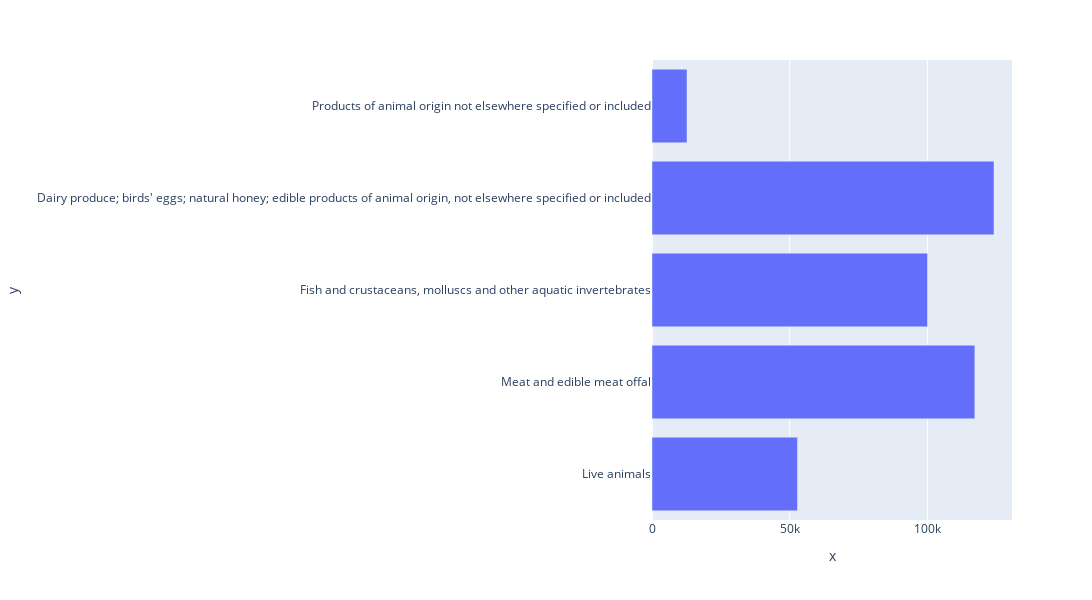

Notebook source saved alongside this figure:
### Code cell
fig_i = px.bar(df_t, x=df_t.Cost_i[:5], y=df_t.Goods[:5])
fig_i.update_layout(
    autosize=False,
    width=1300,
    height=600
)

### Figure 1 — Plotly figure (JSON) as saved in the notebook; plotly's stock layout.template omitted (floating-point values rounded to 4 significant figures)
{"data": [{"alignmentgroup": "True", "hovertemplate": "x=%{x}<br>y=%{y}<extra></extra>", "legendgroup": "", "marker": {"color": "#636efa", "pattern": {"shape": ""}}, "name": "", "offsetgroup": "", "orientation": "h", "showlegend": false, "textposition": "auto", "type": "bar", "x": [52812, 117214, 100036, 124170, 12710], "xaxis": "x", "y": ["Live animals", "Meat and edible meat offal", "Fish and crustaceans, molluscs and other aquatic invertebrates", "Dairy produce; birds' eggs; natural honey; edible products of animal origin, not elsewhere specified or included", "Products of animal origin not elsewhere specified or included"], "yaxis": "y"}], "layout": {"autosize": false, "barmode": "relative", "height": 600, "legend": {"tracegroupgap": 0}, "margin": {"t": 60}, "width": 1300, "xaxis": {"anchor": "y", "domain": [0, 1], "title": {"text": "x"}}, "yaxis": {"anchor": "x", "domain": [0, 1], "title": {"text": "y"}}}}
